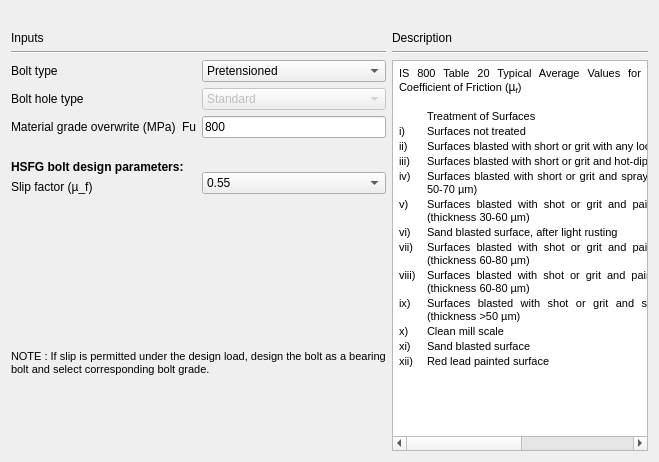
     <widget class="QWidget" name="tab_Bolt">
      <attribute name="title">
       <string>Bolt</string>
      </attribute>
      <layout class="QGridLayout" name="gridLayout_22">
       <item row="0" column="2">
        <widget class="QLabel" name="label_9">
         <property name="text">
          <string/>
         </property>
        </widget>
       </item>
       <item row="1" column="0" rowspan="2">
        <layout class="QGridLayout" name="gridLayout_21">
         <item row="0" column="0">
          <layout class="QGridLayout" name="gridLayout_16">
           <item row="1" column="0">
            <layout class="QGridLayout" name="gridLayout_14">
             <item row="0" column="0" colspan="2">
              <layout class="QGridLayout" name="gridLayout_9">
               <item row="0" column="0">
                <widget class="QLabel" name="label">
                 <property name="font">
                  <font>
                   <family>Arial</family>
                  </font>
                 </property>
                 <property name="text">
                  <string>Bolt type</string>
                 </property>
                </widget>
               </item>
               <item row="0" column="1" rowspan="3">
                <layout class="QGridLayout" name="gridLayout">
                 <item row="1" column="1">
                  <widget class="QComboBox" name="combo_boltHoleType">
                   <property name="enabled">
                    <bool>false</bool>
                   </property>
                   <property name="font">
                    <font>
                     <family>Arial</family>
                    </font>
                   </property>
                   <property name="focusPolicy">
                    <enum>Qt::TabFocus</enum>
                   </property>
                   <item>
                    <property name="text">
                     <string>Standard</string>
                    </property>
                   </item>
                   <item>
                    <property name="text">
                     <string>Over-sized</string>
                    </property>
                   </item>
                  </widget>
                 </item>
                 <item row="2" column="0">
                  <widget class="QLabel" name="label_8">
                   <property name="text">
                    <string>Fu</string>
                   </property>
                  </widget>
                 </item>
                 <item row="2" column="1">
                  <widget class="QLineEdit" name="txt_boltFu">
                   <property name="font">
                    <font>
                     <family>Arial</family>
                    </font>
                   </property>
                   <property name="text">
                    <string>800</string>
                   </property>
                   <property name="alignment">
                    <set>Qt::AlignLeading|Qt::AlignLeft|Qt::AlignVCenter</set>
                   </property>
                   <property name="readOnly">
                    <bool>false</bool>
                   </property>
                  </widget>
                 </item>
                 <item row="0" column="1">
                  <widget class="QComboBox" name="combo_boltType">
                   <property name="font">
                    <font>
                     <family>Arial</family>
                    </font>
                   </property>
                   <item>
                    <property name="text">
                     <string>Pretensioned</string>
                    </property>
                   </item>
                   <item>
                    <property name="text">
                     <string>Non-pretensioned</string>
                    </property>
                   </item>
                  </widget>
                 </item>
                </layout>
               </item>
               <item row="2" column="0">
                <widget class="QLabel" name="label_4">
                 <property name="font">
                  <font>
                   <family>Arial</family>
                  </font>
                 </property>
                 <property name="text">
                  <string>Material grade overwrite (MPa)</string>
                 </property>
                </widget>
               </item>
               <item row="1" column="0">
                <widget class="QLabel" name="label_2">
                 <property name="font">
                  <font>
                   <family>Arial</family>
                  </font>
                 </property>
                 <property name="text">
                  <string>Bolt hole type</string>
                 </property>
                </widget>
               </item>
              </layout>
             </item>
             <item row="1" column="0">
              <layout class="QGridLayout" name="gridLayout_12">
               <item row="0" column="0">
                <spacer name="verticalSpacer_6">
                 <property name="orientation">
                  <enum>Qt::Vertical</enum>
                 </property>
                 <property name="sizeHint" stdset="0">
                  <size>
                   <width>168</width>
                   <height>13</height>
                  </size>
                 </property>
                </spacer>
               </item>
               <item row="1" column="0">
                <widget class="QLabel" name="label_7">
                 <property name="font">
                  <font>
                   <family>Arial</family>
                   <weight>75</weight>
                   <bold>true</bold>
                  </font>
                 </property>
                 <property name="text">
                  <string>HSFG bolt design parameters:</string>
                 </property>
                </widget>
               </item>
               <item row="2" column="0">
                <widget class="QLabel" name="label_15">
                 <property name="font">
                  <font>
                   <family>Arial</family>
                  </font>
                 </property>
                 <property name="text">
                  <string>Slip factor (µ_f)</string>
                 </property>
                </widget>
               </item>
              </layout>
             </item>
             <item row="1" column="1">
              <layout class="QGridLayout" name="gridLayout_11">
               <item row="0" column="0">
                <spacer name="verticalSpacer_5">
                 <property name="orientation">
                  <enum>Qt::Vertical</enum>
                 </property>
                 <property name="sizeHint" stdset="0">
                  <size>
                   <width>128</width>
                   <height>28</height>
                  </size>
                 </property>
                </spacer>
               </item>
               <item row="1" column="0">
                <widget class="QComboBox" name="combo_slipfactor">
                 <property name="minimumSize">
                  <size>
                   <width>0</width>
                   <height>0</height>
                  </size>
                 </property>
                 <property name="maximumSize">
                  <size>
                   <width>200</width>
                   <height>16777215</height>
                  </size>
                 </property>
                 <property name="font">
                  <font>
                   <family>Arial</family>
                  </font>
                 </property>
                 <property name="currentIndex">
                  <number>8</number>
                 </property>
                 <item>
                  <property name="text">
                   <string>0.2</string>
                  </property>
                 </item>
                 <item>
                  <property name="text">
                   <string>0.5</string>
                  </property>
                 </item>
                 <item>
                  <property name="text">
                   <string>0.1</string>
                  </property>
                 </item>
                 <item>
                  <property name="text">
                   <string>0.25</string>
                  </property>
                 </item>
                 <item>
                  <property name="text">
                   <string>0.3</string>
                  </property>
                 </item>
                 <item>
                  <property name="text">
                   <string>0.33</string>
                  </property>
                 </item>
                 <item>
                  <property name="text">
                   <string>0.48</string>
                  </property>
                 </item>
                 <item>
                  <property name="text">
                   <string>0.52</string>
                  </property>
                 </item>
                 <item>
                  <property name="text">
                   <string>0.55</string>
                  </property>
                 </item>
                </widget>
               </item>
              </layout>
             </item>
            </layout>
           </item>
           <item row="0" column="0">
            <layout class="QGridLayout" name="gridLayout_15">
             <item row="0" column="0">
              <widget class="QLabel" name="label_5">
               <property name="font">
                <font>
                 <family>Arial</family>
                </font>
               </property>
               <property name="text">
                <string>Inputs</string>
               </property>
              </widget>
             </item>
             <item row="1" column="0">
              <widget class="Line" name="line">
               <property name="orientation">
                <enum>Qt::Horizontal</enum>
               </property>
              </widget>
             </item>
            </layout>
           </item>
          </layout>
         </item>
         <item row="1" column="0">
          <spacer name="verticalSpacer">
           <property name="orientation">
            <enum>Qt::Vertical</enum>
           </property>
           <property name="sizeType">
            <enum>QSizePolicy::Fixed</enum>
           </property>
           <property name="sizeHint" stdset="0">
            <size>
             <width>17</width>
             <height>150</height>
            </size>
           </property>
          </spacer>
         </item>
         <item row="2" column="0">
          <layout class="QGridLayout" name="gridLayout_20">
           <item row="0" column="0">
            <widget class="QLabel" name="label_note">
             <property name="font">
              <font>
               <family>Arial</family>
               <pointsize>8</pointsize>
               <weight>50</weight>
               <italic>false</italic>
               <bold>false</bold>
              </font>
             </property>
             <property name="text">
              <string>NOTE : If slip is permitted under the design load, design the bolt as a bearing
bolt and select corresponding bolt grade.</string>
             </property>
            </widget>
           </item>
           <item row="1" column="0">
            <spacer name="verticalSpacer_10">
             <property name="orientation">
              <enum>Qt::Vertical</enum>
             </property>
             <property name="sizeHint" stdset="0">
              <size>
               <width>20</width>
               <height>75</height>
              </size>
             </property>
            </spacer>
           </item>
          </layout>
         </item>
        </layout>
       </item>
       <item row="1" column="1" rowspan="2" colspan="2">
        <layout class="QGridLayout" name="gridLayout_19">
         <item row="0" column="0">
          <layout class="QGridLayout" name="gridLayout_8">
           <item row="0" column="0">
            <widget class="QLabel" name="label_3">
             <property name="font">
              <font>
               <family>Arial</family>
              </font>
             </property>
             <property name="text">
              <string>Description</string>
             </property>
            </widget>
           </item>
           <item row="1" column="0">
            <widget class="Line" name="line_4">
             <property name="orientation">
              <enum>Qt::Horizontal</enum>
             </property>
            </widget>
           </item>
          </layout>
         </item>
         <item row="1" column="0">
          <widget class="QTextBrowser" name="textBrowser">
           <property name="minimumSize">
            <size>
             <width>210</width>
             <height>320</height>
            </size>
           </property>
           <property name="html">
            <string>&lt;!DOCTYPE HTML PUBLIC &quot;-//W3C//DTD HTML 4.0//EN&quot; &quot;http://www.w3.org/TR/REC-html40/strict.dtd&quot;&gt;
&lt;html&gt;&lt;head&gt;&lt;meta name=&quot;qrichtext&quot; content=&quot;1&quot; /&gt;&lt;style type=&quot;text/css&quot;&gt;
p, li { white-space: pre-wrap; }
&lt;/style&gt;&lt;/head&gt;&lt;body style=&quot; font-family:'Arial'; font-size:7.8pt; font-weight:400; font-style:normal;&quot;&gt;
&lt;table border=&quot;0&quot; style=&quot; margin-top:0px; margin-bottom:0px; margin-left:0px; margin-right:0px;&quot; cellspacing=&quot;2&quot; cellpadding=&quot;0&quot;&gt;
&lt;tr&gt;
&lt;td colspan=&quot;3&quot;&gt;
&lt;p align=&quot;justify&quot; style=&quot; margin-top:12px; margin-bottom:12px; margin-left:0px; margin-right:0px; -qt-block-indent:0; text-indent:0px;&quot;&gt;&lt;span style=&quot; font-family:'MS Shell Dlg 2'; font-size:8pt;&quot;&gt;IS 800 Table 20 Typical Average Values for Coefficient of Friction (&lt;/span&gt;&lt;span style=&quot; font-family:'Calibri,sans-serif'; font-size:9pt;&quot;&gt;µ&lt;/span&gt;&lt;span style=&quot; font-family:'Calibri,sans-serif'; font-size:9pt; vertical-align:sub;&quot;&gt;f&lt;/span&gt;&lt;span style=&quot; font-family:'MS Shell Dlg 2'; font-size:8pt;&quot;&gt;)&lt;/span&gt;&lt;/p&gt;&lt;/td&gt;&lt;/tr&gt;&lt;/table&gt;
&lt;p align=&quot;justify&quot; style=&quot;-qt-paragraph-type:empty; margin-top:12px; margin-bottom:12px; margin-left:0px; margin-right:0px; -qt-block-indent:0; text-indent:0px; font-family:'MS Shell Dlg 2'; font-size:8pt;&quot;&gt;&lt;br /&gt;&lt;/p&gt;
&lt;table border=&quot;0&quot; style=&quot; margin-top:0px; margin-bottom:0px; margin-left:0px; margin-right:0px;&quot; cellspacing=&quot;2&quot; cellpadding=&quot;0&quot;&gt;
&lt;tr&gt;
&lt;td width=&quot;26&quot;&gt;&lt;/td&gt;
&lt;td width=&quot;383&quot;&gt;
&lt;p align=&quot;justify&quot; style=&quot; margin-top:12px; margin-bottom:12px; margin-left:0px; margin-right:0px; -qt-block-indent:0; text-indent:0px;&quot;&gt;&lt;span style=&quot; font-family:'MS Shell Dlg 2'; font-size:8pt;&quot;&gt;Treatment of Surfaces&lt;/span&gt;&lt;/p&gt;&lt;/td&gt;
&lt;td width=&quot;78&quot;&gt;
&lt;p align=&quot;justify&quot; style=&quot; margin-top:12px; margin-bottom:12px; margin-left:0px; margin-right:0px; -qt-block-indent:0; text-indent:0px;&quot;&gt;&lt;span style=&quot; font-family:'MS Shell Dlg 2'; font-size:8pt;&quot;&gt;  µ_f&lt;/span&gt;&lt;/p&gt;&lt;/td&gt;&lt;/tr&gt;
&lt;tr&gt;
&lt;td&gt;
&lt;p align=&quot;justify&quot; style=&quot; margin-top:12px; margin-bottom:12px; margin-left:0px; margin-right:0px; -qt-block-indent:0; text-indent:0px;&quot;&gt;&lt;span style=&quot; font-family:'MS Shell Dlg 2'; font-size:8pt;&quot;&gt;i)&lt;/span&gt;&lt;/p&gt;&lt;/td&gt;
&lt;td&gt;
&lt;p align=&quot;justify&quot; style=&quot; margin-top:12px; margin-bottom:12px; margin-left:0px; margin-right:0px; -qt-block-indent:0; text-indent:0px;&quot;&gt;&lt;span style=&quot; font-family:'MS Shell Dlg 2'; font-size:8pt;&quot;&gt;Surfaces not treated&lt;/span&gt;&lt;/p&gt;&lt;/td&gt;
&lt;td&gt;
&lt;p align=&quot;justify&quot; style=&quot; margin-top:12px; margin-bottom:12px; margin-left:0px; margin-right:0px; -qt-block-indent:0; text-indent:0px;&quot;&gt;&lt;span style=&quot; font-family:'MS Shell Dlg 2'; font-size:8pt;&quot;&gt;  0.2&lt;/span&gt;&lt;/p&gt;&lt;/td&gt;&lt;/tr&gt;
&lt;tr&gt;
&lt;td&gt;
&lt;p align=&quot;justify&quot; style=&quot; margin-top:12px; margin-bottom:12px; margin-left:0px; margin-right:0px; -qt-block-indent:0; text-indent:0px;&quot;&gt;&lt;span style=&quot; font-family:'MS Shell Dlg 2'; font-size:8pt;&quot;&gt;ii)&lt;/span&gt;&lt;/p&gt;&lt;/td&gt;
&lt;td&gt;
&lt;p align=&quot;justify&quot; style=&quot; margin-top:12px; margin-bottom:12px; margin-left:0px; margin-right:0px; -qt-block-indent:0; text-indent:0px;&quot;&gt;&lt;span style=&quot; font-family:'MS Shell Dlg 2'; font-size:8pt;&quot;&gt;Surfaces blasted with short or grit with any loose rust removed, no pitting&lt;/span&gt;&lt;/p&gt;&lt;/td&gt;
&lt;td&gt;
&lt;p align=&quot;justify&quot; style=&quot; margin-top:12px; margin-bottom:12px; margin-left:0px; margin-right:0px; -qt-block-indent:0; text-indent:0px;&quot;&gt;&lt;span style=&quot; font-family:'MS Shell Dlg 2'; font-size:8pt;&quot;&gt;  0.5&lt;/span&gt;&lt;/p&gt;&lt;/td&gt;&lt;/tr&gt;
&lt;tr&gt;
&lt;td&gt;
&lt;p align=&quot;justify&quot; style=&quot; margin-top:12px; margin-bottom:12px; margin-left:0px; margin-right:0px; -qt-block-indent:0; text-indent:0px;&quot;&gt;&lt;span style=&quot; font-family:'MS Shell Dlg 2'; font-size:8pt;&quot;&gt;iii)&lt;/span&gt;&lt;/p&gt;&lt;/td&gt;
&lt;td&gt;
&lt;p align=&quot;justify&quot; style=&quot; margin-top:12px; margin-bottom:12px; margin-left:0px; margin-right:0px; -qt-block-indent:0; text-indent:0px;&quot;&gt;&lt;span style=&quot; font-family:'MS Shell Dlg 2'; font-size:8pt;&quot;&gt;Surfaces blasted with short or grit and hot-dip galvanized&lt;/span&gt;&lt;/p&gt;&lt;/td&gt;
&lt;td&gt;
&lt;p align=&quot;justify&quot; style=&quot; margin-top:12px; margin-bottom:12px; margin-left:0px; margin-right:0px; -qt-block-indent:0; text-indent:0px;&quot;&gt;&lt;span style=&quot; font-family:'MS Shell Dlg 2'; font-size:8pt;&quot;&gt;  0.1&lt;/span&gt;&lt;/p&gt;&lt;/td&gt;&lt;/tr&gt;
&lt;tr&gt;
&lt;td&gt;
&lt;p align=&quot;justify&quot; style=&quot; margin-top:12px; margin-bottom:12px; margin-left:0px; margin-right:0px; -qt-block-indent:0; text-indent:0px;&quot;&gt;&lt;span style=&quot; font-family:'MS Shell Dlg 2'; font-size:8pt;&quot;&gt;iv)&lt;/span&gt;&lt;/p&gt;&lt;/td&gt;
&lt;td&gt;
&lt;p align=&quot;justify&quot; style=&quot; margin-top:12px; margin-bottom:12px; margin-left:0px; margin-right:0px; -qt-block-indent:0; text-indent:0px;&quot;&gt;&lt;span style=&quot; font-family:'MS Shell Dlg 2'; font-size:8pt;&quot;&gt;Surfaces blasted with short or grit and spray - metallized with zinc (thickness 50-70 µm)&lt;/span&gt;&lt;/p&gt;&lt;/td&gt;
&lt;td&gt;
&lt;p align=&quot;justify&quot; style=&quot; margin-top:12px; margin-bottom:12px; margin-left:0px; margin-right:0px; -qt-block-indent:0; text-indent:0px;&quot;&gt;&lt;span style=&quot; font-family:'MS Shell Dlg 2'; font-size:8pt;&quot;&gt;  0.25&lt;/span&gt;&lt;/p&gt;&lt;/td&gt;&lt;/tr&gt;
&lt;tr&gt;
&lt;td&gt;
&lt;p align=&quot;justify&quot; style=&quot; margin-top:12px; margin-bottom:12px; margin-left:0px; margin-right:0px; -qt-block-indent:0; text-indent:0px;&quot;&gt;&lt;span style=&quot; font-family:'MS Shell Dlg 2'; font-size:8pt;&quot;&gt;v)&lt;/span&gt;&lt;/p&gt;&lt;/td&gt;
&lt;td&gt;
&lt;p align=&quot;justify&quot; style=&quot; margin-top:12px; margin-bottom:12px; margin-left:0px; margin-right:0px; -qt-block-indent:0; text-indent:0px;&quot;&gt;&lt;span style=&quot; font-family:'MS Shell Dlg 2'; font-size:8pt;&quot;&gt;Surfaces blasted with shot or grit and painted with ethylzinc silicate coat (thickness 30-60 µm)&lt;/span&gt;&lt;/p&gt;&lt;/td&gt;
&lt;td&gt;
&lt;p align=&quot;justify&quot; style=&quot; margin-top:12px; margin-bottom:12px; margin-left:0px; margin-right:0px; -qt-block-indent:0; text-indent:0px;&quot;&gt;&lt;span style=&quot; font-family:'MS Shell Dlg 2'; font-size:8pt;&quot;&gt;  0.3&lt;/span&gt;&lt;/p&gt;&lt;/td&gt;&lt;/tr&gt;
&lt;tr&gt;
&lt;td&gt;
&lt;p align=&quot;justify&quot; style=&quot; margin-top:12px; margin-bottom:12px; margin-left:0px; margin-right:0px; -qt-block-indent:0; text-indent:0px;&quot;&gt;&lt;span style=&quot; font-family:'MS Shell Dlg 2'; font-size:8pt;&quot;&gt;vi)&lt;/span&gt;&lt;/p&gt;&lt;/td&gt;
&lt;td&gt;
&lt;p align=&quot;justify&quot; style=&quot; margin-top:12px; margin-bottom:12px; margin-left:0px; margin-right:0px; -qt-block-indent:0; text-indent:0px;&quot;&gt;&lt;span style=&quot; font-family:'MS Shell Dlg 2'; font-size:8pt;&quot;&gt;Sand blasted surface, after light rusting&lt;/span&gt;&lt;/p&gt;&lt;/td&gt;
&lt;td&gt;
&lt;p align=&quot;justify&quot; style=&quot; margin-top:12px; margin-bottom:12px; margin-left:0px; margin-right:0px; -qt-block-indent:0; text-indent:0px;&quot;&gt;&lt;span style=&quot; font-family:'MS Shell Dlg 2'; font-size:8pt;&quot;&gt;  0.52&lt;/span&gt;&lt;/p&gt;&lt;/td&gt;&lt;/tr&gt;
&lt;tr&gt;
&lt;td&gt;
&lt;p align=&quot;justify&quot; style=&quot; margin-top:12px; margin-bottom:12px; margin-left:0px; margin-right:0px; -qt-block-indent:0; text-indent:0px;&quot;&gt;&lt;span style=&quot; font-family:'MS Shell Dlg 2'; font-size:8pt;&quot;&gt;vii)&lt;/span&gt;&lt;/p&gt;&lt;/td&gt;
&lt;td&gt;
&lt;p align=&quot;justify&quot; style=&quot; margin-top:12px; margin-bottom:12px; margin-left:0px; margin-right:0px; -qt-block-indent:0; text-indent:0px;&quot;&gt;&lt;span style=&quot; font-family:'MS Shell Dlg 2'; font-size:8pt;&quot;&gt;Surfaces blasted with shot or grit and painted with ethylzinc silicate coat (thickness 60-80 µm)&lt;/span&gt;&lt;/p&gt;&lt;/td&gt;
&lt;td&gt;
&lt;p align=&quot;justify&quot; style=&quot; margin-top:12px; margin-bottom:12px; margin-left:0px; margin-right:0px; -qt-block-indent:0; text-indent:0px;&quot;&gt;&lt;span style=&quot; font-family:'MS Shell Dlg 2'; font-size:8pt;&quot;&gt;  0.3&lt;/span&gt;&lt;/p&gt;&lt;/td&gt;&lt;/tr&gt;
&lt;tr&gt;
&lt;td&gt;
&lt;p align=&quot;justify&quot; style=&quot; margin-top:12px; margin-bottom:12px; margin-left:0px; margin-right:0px; -qt-block-indent:0; text-indent:0px;&quot;&gt;&lt;span style=&quot; font-family:'MS Shell Dlg 2'; font-size:8pt;&quot;&gt;viii)&lt;/span&gt;&lt;/p&gt;&lt;/td&gt;
&lt;td&gt;
&lt;p align=&quot;justify&quot; style=&quot; margin-top:12px; margin-bottom:12px; margin-left:0px; margin-right:0px; -qt-block-indent:0; text-indent:0px;&quot;&gt;&lt;span style=&quot; font-family:'MS Shell Dlg 2'; font-size:8pt;&quot;&gt;Surfaces blasted with shot or grit and painted with alcalizinc silicate coat (thickness 60-80 µm)&lt;/span&gt;&lt;/p&gt;&lt;/td&gt;
&lt;td&gt;
&lt;p align=&quot;justify&quot; style=&quot; margin-top:12px; margin-bottom:12px; margin-left:0px; margin-right:0px; -qt-block-indent:0; text-indent:0px;&quot;&gt;&lt;span style=&quot; font-family:'MS Shell Dlg 2'; font-size:8pt;&quot;&gt;  0.3&lt;/span&gt;&lt;/p&gt;&lt;/td&gt;&lt;/tr&gt;
&lt;tr&gt;
&lt;td&gt;
&lt;p align=&quot;justify&quot; style=&quot; margin-top:12px; margin-bottom:12px; margin-left:0px; margin-right:0px; -qt-block-indent:0; text-indent:0px;&quot;&gt;&lt;span style=&quot; font-family:'MS Shell Dlg 2'; font-size:8pt;&quot;&gt;ix)&lt;/span&gt;&lt;/p&gt;&lt;/td&gt;
&lt;td&gt;
&lt;p align=&quot;justify&quot; style=&quot; margin-top:12px; margin-bottom:12px; margin-left:0px; margin-right:0px; -qt-block-indent:0; text-indent:0px;&quot;&gt;&lt;span style=&quot; font-family:'MS Shell Dlg 2'; font-size:8pt;&quot;&gt;Surfaces blasted with shot or grit and spray metallized with aluminium (thickness &amp;gt;50 µm)&lt;/span&gt;&lt;/p&gt;&lt;/td&gt;
&lt;td&gt;
&lt;p align=&quot;justify&quot; style=&quot; margin-top:12px; margin-bottom:12px; margin-left:0px; margin-right:0px; -qt-block-indent:0; text-indent:0px;&quot;&gt;&lt;span style=&quot; font-family:'MS Shell Dlg 2'; font-size:8pt;&quot;&gt;  0.5&lt;/span&gt;&lt;/p&gt;&lt;/td&gt;&lt;/tr&gt;
&lt;tr&gt;
&lt;td&gt;
&lt;p align=&quot;justify&quot; style=&quot; margin-top:12px; margin-bottom:12px; margin-left:0px; margin-right:0px; -qt-block-indent:0; text-indent:0px;&quot;&gt;&lt;span style=&quot; font-family:'MS Shell Dlg 2'; font-size:8pt;&quot;&gt;x)&lt;/span&gt;&lt;/p&gt;&lt;/td&gt;
&lt;td&gt;
&lt;p align=&quot;justify&quot; style=&quot; margin-top:12px; margin-bottom:12px; margin-left:0px; margin-right:0px; -qt-block-indent:0; text-indent:0px;&quot;&gt;&lt;span style=&quot; font-family:'MS Shell Dlg 2'; font-size:8pt;&quot;&gt;Clean mill scale&lt;/span&gt;&lt;/p&gt;&lt;/td&gt;
&lt;td&gt;
&lt;p align=&quot;justify&quot; style=&quot; margin-top:12px; margin-bottom:12px; margin-left:0px; margin-right:0px; -qt-block-indent:0; text-indent:0px;&quot;&gt;&lt;span style=&quot; font-family:'MS Shell Dlg 2'; font-size:8pt;&quot;&gt;  0.33&lt;/span&gt;&lt;/p&gt;&lt;/td&gt;&lt;/tr&gt;
&lt;tr&gt;
&lt;td&gt;
&lt;p align=&quot;justify&quot; style=&quot; margin-top:12px; margin-bottom:12px; margin-left:0px; margin-right:0px; -qt-block-indent:0; text-indent:0px;&quot;&gt;&lt;span style=&quot; font-family:'MS Shell Dlg 2'; font-size:8pt;&quot;&gt;xi)&lt;/span&gt;&lt;/p&gt;&lt;/td&gt;
&lt;td&gt;
&lt;p align=&quot;justify&quot; style=&quot; margin-top:12px; margin-bottom:12px; margin-left:0px; margin-right:0px; -qt-block-indent:0; text-indent:0px;&quot;&gt;&lt;span style=&quot; font-family:'MS Shell Dlg 2'; font-size:8pt;&quot;&gt;Sand blasted surface&lt;/span&gt;&lt;/p&gt;&lt;/td&gt;
&lt;td&gt;
&lt;p align=&quot;justify&quot; style=&quot; margin-top:12px; margin-bottom:12px; margin-left:0px; margin-right:0px; -qt-block-indent:0; text-indent:0px;&quot;&gt;&lt;span style=&quot; font-family:'MS Shell Dlg 2'; font-size:8pt;&quot;&gt;  0.48&lt;/span&gt;&lt;/p&gt;&lt;/td&gt;&lt;/tr&gt;
&lt;tr&gt;
&lt;td&gt;
&lt;p align=&quot;justify&quot; style=&quot; margin-top:12px; margin-bottom:12px; margin-left:0px; margin-right:0px; -qt-block-indent:0; text-indent:0px;&quot;&gt;&lt;span style=&quot; font-family:'MS Shell Dlg 2'; font-size:8pt;&quot;&gt;xii)&lt;/span&gt;&lt;/p&gt;&lt;/td&gt;
&lt;td&gt;
&lt;p align=&quot;justify&quot; style=&quot; margin-top:12px; margin-bottom:12px; margin-left:0px; margin-right:0px; -qt-block-indent:0; text-indent:0px;&quot;&gt;&lt;span style=&quot; font-family:'MS Shell Dlg 2'; font-size:8pt;&quot;&gt;Red lead painted surface&lt;/span&gt;&lt;/p&gt;&lt;/td&gt;
&lt;td&gt;
&lt;p align=&quot;justify&quot; style=&quot; margin-top:12px; margin-bottom:12px; margin-left:0px; margin-right:0px; -qt-block-indent:0; text-indent:0px;&quot;&gt;&lt;span style=&quot; font-family:'MS Shell Dlg 2'; font-size:8pt;&quot;&gt;  0.1&lt;/span&gt;&lt;/p&gt;
&lt;p align=&quot;justify&quot; style=&quot;-qt-paragraph-type:empty; margin-top:12px; margin-bottom:12px; margin-left:0px; margin-right:0px; -qt-block-indent:0; text-indent:0px; font-family:'MS Shell Dlg 2'; font-size:8pt;&quot;&gt;&lt;br /&gt;&lt;/p&gt;&lt;/td&gt;&lt;/tr&gt;&lt;/table&gt;&lt;/body&gt;&lt;/html&gt;</string>
           </property>
          </widget>
         </item>
        </layout>
       </item>
       <item row="2" column="2">
        <widget class="QLabel" name="label_11">
         <property name="font">
          <font>
           <family>Arial</family>
          </font>
         </property>
         <property name="text">
          <string/>
         </property>
        </widget>
       </item>
      </layout>
     </widget>
